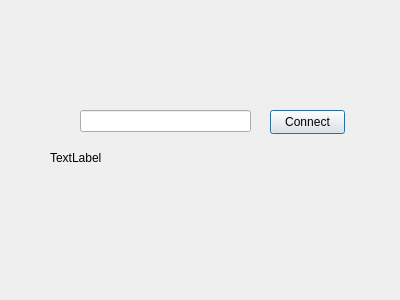
<?xml version="1.0" encoding="UTF-8"?>
<ui version="4.0">
 <class>Autorization</class>
 <widget class="QDialog" name="Autorization">
  <property name="geometry">
   <rect>
    <x>0</x>
    <y>0</y>
    <width>400</width>
    <height>300</height>
   </rect>
  </property>
  <property name="windowTitle">
   <string>Dialog</string>
  </property>
  <widget class="QLineEdit" name="lineEdit">
   <property name="geometry">
    <rect>
     <x>80</x>
     <y>110</y>
     <width>171</width>
     <height>22</height>
    </rect>
   </property>
  </widget>
  <widget class="QPushButton" name="ConnectB">
   <property name="geometry">
    <rect>
     <x>270</x>
     <y>110</y>
     <width>75</width>
     <height>24</height>
    </rect>
   </property>
   <property name="text">
    <string>Connect</string>
   </property>
  </widget>
  <widget class="QLabel" name="label">
   <property name="geometry">
    <rect>
     <x>50</x>
     <y>150</y>
     <width>261</width>
     <height>16</height>
    </rect>
   </property>
   <property name="text">
    <string>TextLabel</string>
   </property>
  </widget>
 </widget>
 <resources/>
 <connections/>
</ui>
